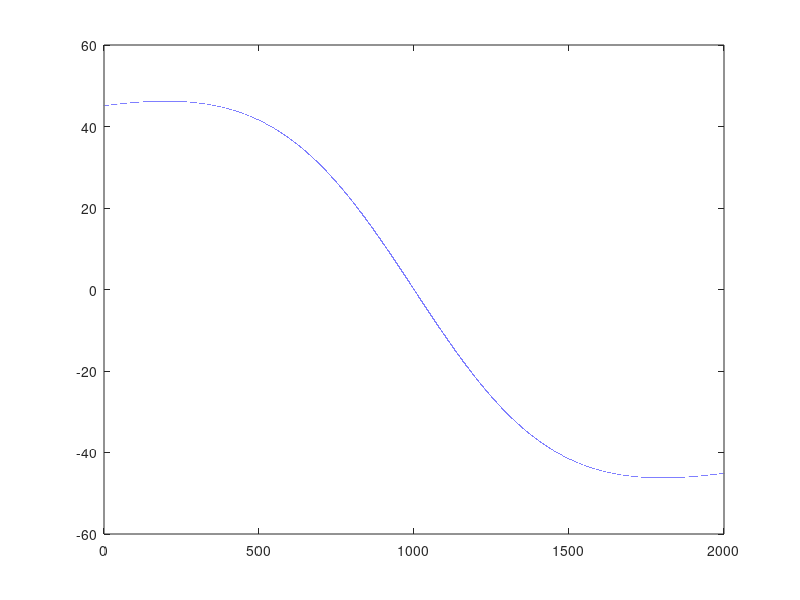

MATLAB code for this plot:
E=440;
R=0.8;
X=(2*pi*50)*0.0810;
P=3*2;
Ns=2*pi*50*30/pi*2/P;
N=0:0.01:2* Ns;
T=(3/(2*pi*Ns)).*((Ns-N)./Ns)*(E^(2)).*((R)./((R^(2))+((Ns-N)./Ns).^(2)));
plot(N,T)
max(T)